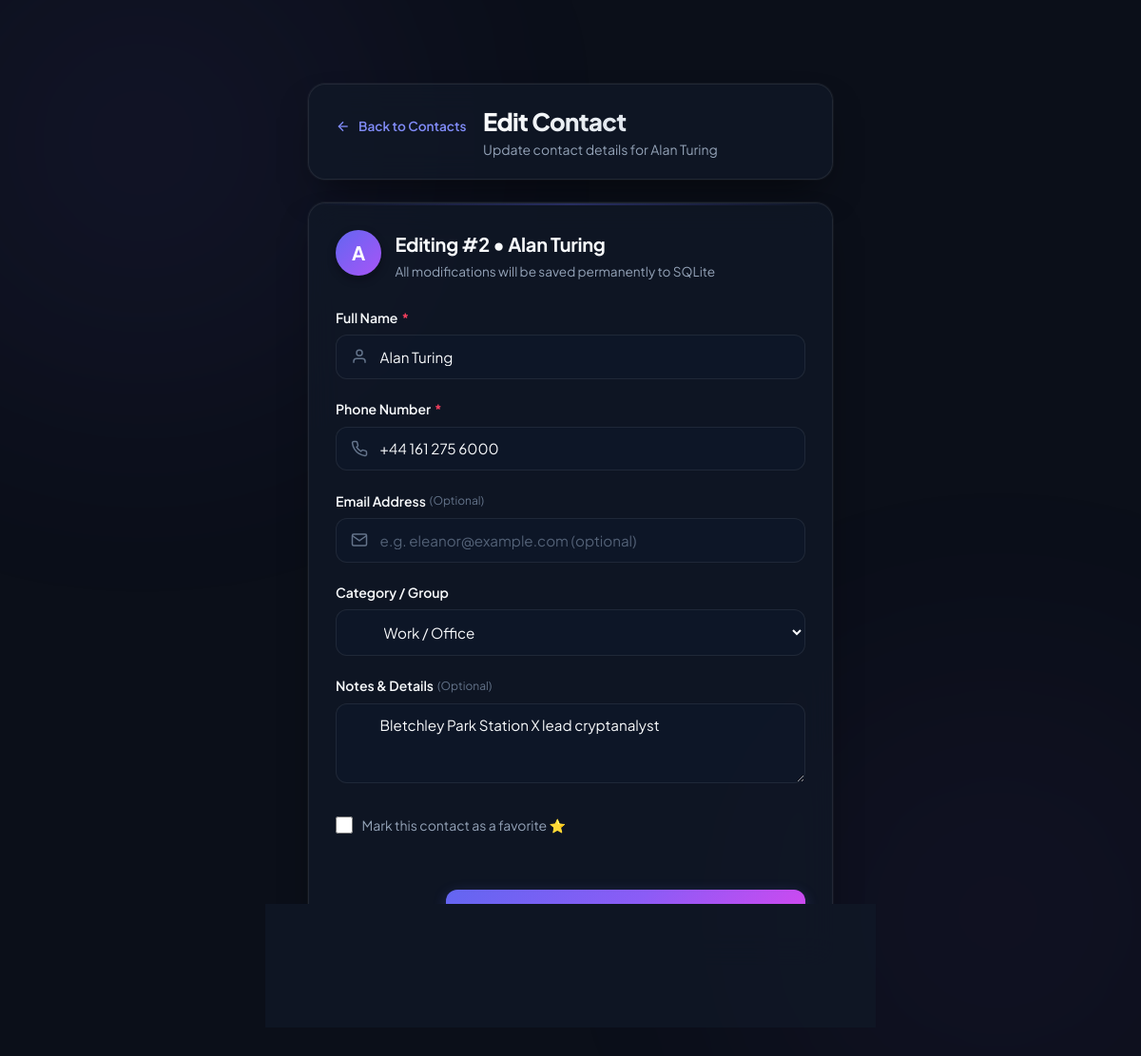
Page /edit/2/ on the committed database.
### contacts/models.py (models this page shows, shortened)
class Contact(models.Model):
    user = models.ForeignKey(
        User,
        on_delete=models.CASCADE,
        related_name='contacts',
        null=True,
        blank=True,
        help_text="Owner user account for this contact"
    )
    name = models.CharField(
        max_length=100,
        help_text="Full name of the contact"
    )
    phone = models.CharField(
        max_length=20,
        help_text="Phone number of the contact"
    )
    email = models.EmailField(
        max_length=100,
        blank=True,
        default='',
        help_text="Optional email address of the contact"
    )
    is_favorite = models.BooleanField(
        default=False,
        help_text="Mark contact as favorite/starred"
    )
    CATEGORY_CHOICES = [
        ('personal', 'Personal'),
        ('work', 'Work / Office'),
        ('family', 'Family'),
        ('friends', 'Friends'),
        ('vip', 'VIP / Client'),
    ]
    category = models.CharField(
        max_length=20,
        choices=CATEGORY_CHOICES,
        default='personal',
        blank=True,
        help_text="Category/group for the contact"
    )
    notes = models.TextField(
        blank=True,
        default='',
        help_text="Additional notes, address, or details"
    )
    created_at = models.DateTimeField(
        auto_now_add=True,
        null=True,
        blank=True
    )
    updated_at = models.DateTimeField(
        auto_now=True,
        null=True,
        blank=True
    )
    class Meta:
        db_table = 'contacts_contact'
        ordering = ['-id']
        verbose_name = 'Contact'
        verbose_name_plural = 'Contacts'

### contacts/views.py (the view)
# urls.py: path('edit/<int:pk>/', views.contact_update, name='contact_update'),
def contact_update(request, pk):
    contact = get_object_or_404(Contact, pk=pk)
    if request.method == 'POST':
        form = ContactForm(request.POST, instance=contact)
        if form.is_valid():
            try:
                updated_contact = form.save()
                log_activity(request.user, 'update', f"Updated \"{updated_contact.name}\"")
                messages.success(request, f"✨ Contact \"{contact.name}\" updated successfully!")
                return redirect('contact_list')
            except DatabaseError as e:
                logger.exception("Database error occurred while updating contact: %s", e)
                messages.error(request, "A database error occurred while updating the contact.")
        else:
            messages.error(request, "Please correct the errors in the update form.")
    else:
        form = ContactForm(instance=contact)
    context = {
        'form': form,
        'contact': contact,
    }
    return render(request, 'contacts/edit.html', context)

### contacts/templates/contacts/edit.html (shortened to what this page needs)
{% load static %}
<!DOCTYPE html>
<html lang="en">
<head>
    <link rel="stylesheet" href="{% static 'contacts/style.css' %}">
</head>
<body>
    <div class="ambient-glow glow-top-left" aria-hidden="true"></div>
    <div class="ambient-glow glow-bottom-right" aria-hidden="true"></div>
    <div class="app-wrapper standalone-wrapper">
        <header class="app-header standalone-header">
            <div class="header-brand">
                <a href="{% url 'contact_list' %}" class="btn-back" title="Return to Directory">
                    <svg viewBox="0 0 24 24" fill="none" stroke="currentColor" stroke-width="2">
                        <line x1="19" y1="12" x2="5" y2="12"></line>
                        <polyline points="12 19 5 12 12 5"></polyline>
                    </svg>
                    <span>Back to Contacts</span>
                </a>
                <div class="brand-text">
                    <h1 class="brand-title">Edit Contact</h1>
                    <p class="brand-subtitle">Update contact details for {{ contact.name }}</p>
                </div>
            </div>
        </header>
        <main class="single-card-layout">
            <section class="panel-card form-panel standalone-card">
                <div class="panel-header">
                    <div class="contact-avatar large-avatar" data-initial="{{ contact.name|slice:':1'|upper }}">
                        <span>{{ contact.name|slice:':1'|upper }}</span>
                    </div>
                    <div>
                        <h2 class="panel-title">Editing #{{ contact.id }} &bull; {{ contact.name }}</h2>
                        <p class="panel-desc">All modifications will be saved permanently to SQLite</p>
                    </div>
                </div>
                <form method="POST" action="{% url 'contact_update' contact.id %}" class="contact-form" novalidate>
                    <div class="form-group {% if form.name.errors %}has-error{% endif %}">
                        <label for="{{ form.name.id_for_label }}" class="form-label">
                            Full Name <span class="required-indicator">*</span>
                        </label>
                        <div class="input-container">
                            <div class="input-icon-left" aria-hidden="true">
                                <svg viewBox="0 0 24 24" fill="none" stroke="currentColor" stroke-width="2">
                                    <path d="M20 21v-2a4 4 0 0 0-4-4H8a4 4 0 0 0-4 4v2"></path>
                                    <circle cx="12" cy="7" r="4"></circle>
                                </svg>
                            </div>
                            {{ form.name }}
                        </div>
                    </div>
                    <div class="form-group {% if form.phone.errors %}has-error{% endif %}">
                        <label for="{{ form.phone.id_for_label }}" class="form-label">
                            Phone Number <span class="required-indicator">*</span>
                        </label>
                        <div class="input-container">
                            <div class="input-icon-left" aria-hidden="true">
                            </div>
                            {{ form.phone }}
                        </div>
                    </div>
                    <div class="form-group {% if form.email.errors %}has-error{% endif %}">
                        <label for="{{ form.email.id_for_label }}" class="form-label">
                            Email Address <span class="optional-indicator">(Optional)</span>
                        </label>
                        <div class="input-container">
                            <div class="input-icon-left" aria-hidden="true">
                                <svg viewBox="0 0 24 24" fill="none" stroke="currentColor" stroke-width="2">
                                    <path d="M4 4h16c1.1 0 2 .9 2 2v12c0 1.1-.9 2-2 2H4c-1.1 0-2-.9-2-2V6c0-1.1.9-2 2-2z"></path>
                                    <polyline points="22,6 12,13 2,6"></polyline>
                                </svg>
                            </div>
                            {{ form.email }}
                        </div>
                    </div>
                    <div class="form-group {% if form.category.errors %}has-error{% endif %}">
                        <label for="{{ form.category.id_for_label }}" class="form-label">
                            Category / Group
                        </label>
                        {{ form.category }}
                    </div>
                    <div class="form-group {% if form.notes.errors %}has-error{% endif %}">
                        <label for="{{ form.notes.id_for_label }}" class="form-label">
                            Notes & Details <span class="optional-indicator">(Optional)</span>
                        </label>
                        {{ form.notes }}
                    </div>
                    <div class="form-group form-checkbox-group">
                        <label for="{{ form.is_favorite.id_for_label }}" class="checkbox-label">
                            {{ form.is_favorite }}
                            <span>Mark this contact as a favorite ⭐</span>
                        </label>
                    </div>
                    <div class="form-actions edit-actions">
                        <a href="{% url 'contact_list' %}" class="btn btn-secondary">Cancel</a>
                        <button type="submit" class="btn btn-primary">
                            <span class="btn-text">Save Changes</span>
                        </button>
                    </div>
                </form>
            </section>
        </main>
    </div>
</body>
</html>

### rows in the picture
Contact: name "Alan Turing", name "A", id "2", phone "+44 161 275 6000", category "Work / Office", notes "Bletchley Park Station X lead cryptanalyst"
